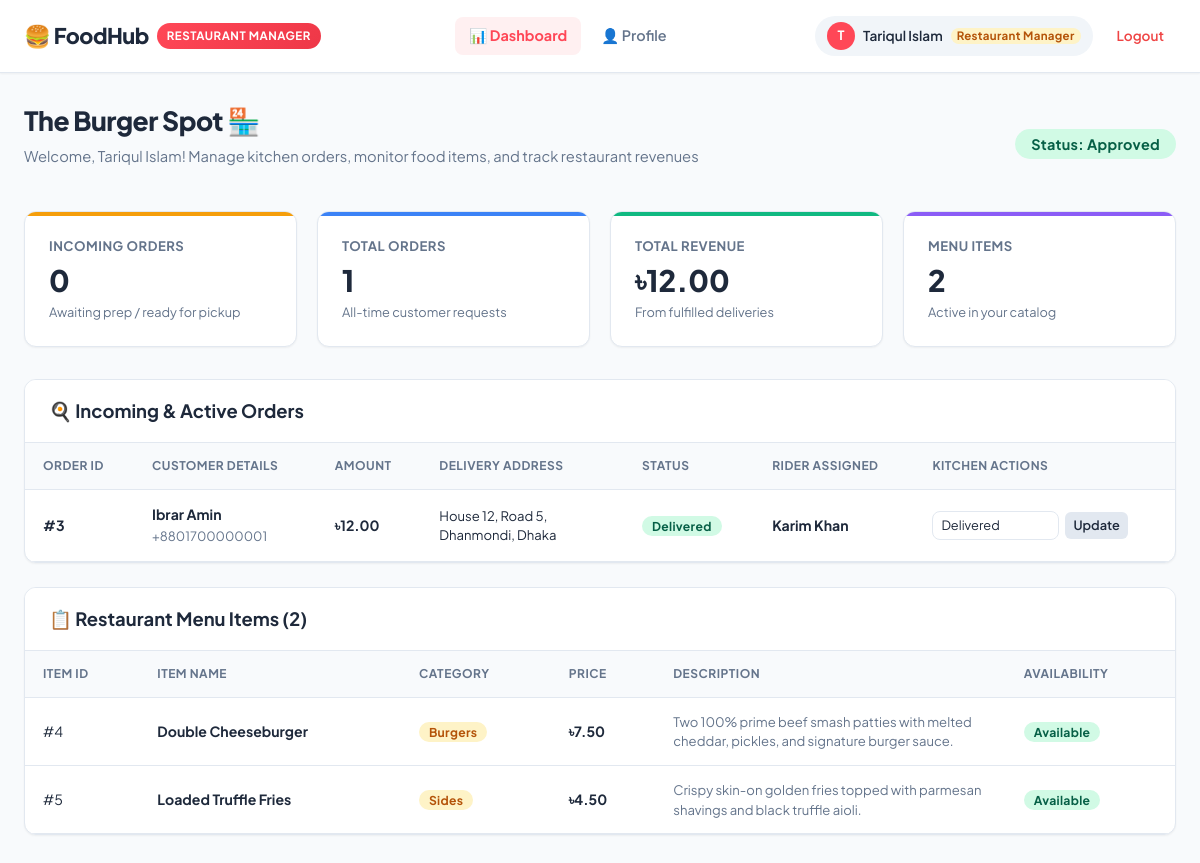
/dashboard.php (signed in), run on the app's committed database.
### tables this page shows
CREATE TABLE restaurants (
    restaurant_id INT AUTO_INCREMENT PRIMARY KEY,
    user_id INT NOT NULL,
    name VARCHAR(150) NOT NULL,
    description TEXT,
    address VARCHAR(255) NOT NULL,
    phone VARCHAR(20),
    status ENUM('Pending', 'Approved', 'Rejected', 'Suspended') DEFAULT 'Pending',
    created_at TIMESTAMP DEFAULT CURRENT_TIMESTAMP,
    updated_at TIMESTAMP DEFAULT CURRENT_TIMESTAMP ON UPDATE CURRENT_TIMESTAMP,
    FOREIGN KEY (user_id) REFERENCES users(user_id) ON DELETE CASCADE
);

CREATE TABLE deliveries (
    delivery_id INT AUTO_INCREMENT PRIMARY KEY,
    order_id INT NOT NULL UNIQUE,
    rider_id INT NULL,
    delivery_status ENUM('Pending Assignment', 'Assigned', 'Picked Up', 'Delivered', 'Cancelled') DEFAULT 'Pending Assignment',
    assigned_at TIMESTAMP NULL,
    delivered_at TIMESTAMP NULL,
    created_at TIMESTAMP DEFAULT CURRENT_TIMESTAMP,
    updated_at TIMESTAMP DEFAULT CURRENT_TIMESTAMP ON UPDATE CURRENT_TIMESTAMP,
    FOREIGN KEY (order_id) REFERENCES orders(order_id) ON DELETE CASCADE,
    FOREIGN KEY (rider_id) REFERENCES users(user_id) ON DELETE SET NULL
);

CREATE TABLE orders (
    order_id INT AUTO_INCREMENT PRIMARY KEY,
    customer_id INT NOT NULL,
    restaurant_id INT NOT NULL,
    total_amount DECIMAL(10, 2) NOT NULL,
    order_status ENUM('Pending', 'Preparing', 'Ready for Delivery', 'Out for Delivery', 'Delivered', 'Cancelled') DEFAULT 'Pending',
    delivery_address TEXT NOT NULL,
    payment_method VARCHAR(50) DEFAULT 'Cash on Delivery',
    payment_status ENUM('Unpaid', 'Paid') DEFAULT 'Unpaid',
    created_at TIMESTAMP DEFAULT CURRENT_TIMESTAMP,
    updated_at TIMESTAMP DEFAULT CURRENT_TIMESTAMP ON UPDATE CURRENT_TIMESTAMP,
    FOREIGN KEY (customer_id) REFERENCES users(user_id) ON DELETE CASCADE,
    FOREIGN KEY (restaurant_id) REFERENCES restaurants(restaurant_id) ON DELETE CASCADE
);

CREATE TABLE users (
    user_id INT AUTO_INCREMENT PRIMARY KEY,
    name VARCHAR(100) NOT NULL,
    username VARCHAR(50) NOT NULL UNIQUE,
    email VARCHAR(100) NOT NULL UNIQUE,
    phone VARCHAR(20) NULL,
    role ENUM('Administrator', 'Customer', 'Restaurant Manager', 'Rider') NOT NULL DEFAULT 'Customer',
    password VARCHAR(255) NOT NULL,
    address TEXT NULL,
    status ENUM('Active', 'Inactive', 'Suspended') NOT NULL DEFAULT 'Active',
    created_at TIMESTAMP DEFAULT CURRENT_TIMESTAMP,
    updated_at TIMESTAMP DEFAULT CURRENT_TIMESTAMP ON UPDATE CURRENT_TIMESTAMP
);

CREATE TABLE food_items (
    item_id INT AUTO_INCREMENT PRIMARY KEY,
    restaurant_id INT NOT NULL,
    name VARCHAR(150) NOT NULL,
    description TEXT,
    price DECIMAL(10, 2) NOT NULL,
    category VARCHAR(50) DEFAULT 'Main Course',
    status ENUM('Available', 'Unavailable') DEFAULT 'Available',
    created_at TIMESTAMP DEFAULT CURRENT_TIMESTAMP,
    updated_at TIMESTAMP DEFAULT CURRENT_TIMESTAMP ON UPDATE CURRENT_TIMESTAMP,
    FOREIGN KEY (restaurant_id) REFERENCES restaurants(restaurant_id) ON DELETE CASCADE
);

### controllers/dashboard_controller.php (called while the page is built, shortened)
<?php
require_once __DIR__ . '/../config/db.php';
require_once __DIR__ . '/../models/restaurant_model.php';
require_once __DIR__ . '/../models/order_model.php';
$user_id = intval($_SESSION['user_id']);
$user_role = normalize_role($_SESSION['role'] ?? 'Customer');
$user_name = $_SESSION['name'] ?? $_SESSION['username'] ?? 'User';
if ($user_role === 'Customer') {
    $customer_stats = get_customer_order_stats($conn, $user_id);
    $my_orders = get_orders_by_customer_id($conn, $user_id);
    $partner_restaurants = get_approved_restaurants($conn, 6);
}
elseif ($user_role === 'Restaurant Manager') {
    $my_restaurant = get_restaurant_by_manager_id($conn, $user_id);
    if ($my_restaurant) {
        $restaurant_id = intval($my_restaurant['restaurant_id']);
        $manager_stats = get_manager_stats($conn, $restaurant_id);
        $restaurant_orders = get_orders_by_restaurant_id($conn, $restaurant_id);
        $menu_items = get_food_items_by_restaurant($conn, $restaurant_id);
    } else {
        $manager_stats = ['total_orders' => 0, 'incoming_orders' => 0, 'completed_orders' => 0, 'total_revenue' => 0.0, 'total_items' => 0];
        $restaurant_orders = [];
        $menu_items = [];
    }
}
elseif ($user_role === 'Administrator') {
    require_once __DIR__ . '/admin/dashboard_controller.php';
}

### models/restaurant_model.php (called while the page is built, shortened)
<?php
function get_restaurant_by_manager_id($conn, $user_id) {
    $user_id = intval($user_id);
    $stmt = mysqli_prepare($conn, "SELECT * FROM restaurants WHERE user_id = ? LIMIT 1");
    mysqli_stmt_bind_param($stmt, "i", $user_id);
    mysqli_stmt_execute($stmt);
    $result = mysqli_stmt_get_result($stmt);
    $restaurant = ($result && mysqli_num_rows($result) > 0) ? mysqli_fetch_assoc($result) : null;
    return $restaurant;
}
function get_food_items_by_restaurant($conn, $restaurant_id) {
    $restaurant_id = intval($restaurant_id);
    $stmt = mysqli_prepare($conn, "SELECT * FROM food_items WHERE restaurant_id = ? ORDER BY category ASC, name ASC");
    mysqli_stmt_bind_param($stmt, "i", $restaurant_id);
    mysqli_stmt_execute($stmt);
    $result = mysqli_stmt_get_result($stmt);
    $items = [];
    if ($result) {
        while ($row = mysqli_fetch_assoc($result)) {
            $items[] = $row;
        }
    }
    return $items;
}

### models/order_model.php (called while the page is built, shortened)
<?php
function get_orders_by_restaurant_id($conn, $restaurant_id) {
    $restaurant_id = intval($restaurant_id);
    $stmt = mysqli_prepare($conn, "
        SELECT
            o.order_id,
            o.total_amount,
            o.order_status,
            o.delivery_address,
            o.payment_method,
            o.payment_status,
            o.created_at,
            u.name AS customer_name,
            u.phone AS customer_phone,
            d.delivery_status,
            rider.name AS rider_name,
            rider.phone AS rider_phone
        FROM orders o
        JOIN users u ON o.customer_id = u.user_id
        LEFT JOIN deliveries d ON o.order_id = d.order_id
        LEFT JOIN users rider ON d.rider_id = rider.user_id
        WHERE o.restaurant_id = ?
        ORDER BY o.order_id DESC
    ");
    mysqli_stmt_bind_param($stmt, "i", $restaurant_id);
    mysqli_stmt_execute($stmt);
    $result = mysqli_stmt_get_result($stmt);
    $orders = [];
    if ($result) {
        while ($row = mysqli_fetch_assoc($result)) {
            $orders[] = $row;
        }
    }
    return $orders;
}
function get_manager_stats($conn, $restaurant_id) {
    $restaurant_id = intval($restaurant_id);
    $stmt = mysqli_prepare($conn, "
        SELECT
            COUNT(*) AS total_orders,
            SUM(CASE WHEN order_status IN ('Pending', 'Preparing', 'Ready for Delivery') THEN 1 ELSE 0 END) AS incoming_orders,
            SUM(CASE WHEN order_status = 'Delivered' THEN 1 ELSE 0 END) AS completed_orders,
            COALESCE(SUM(CASE WHEN order_status != 'Cancelled' THEN total_amount ELSE 0 END), 0) AS total_revenue
        FROM orders
        WHERE restaurant_id = ?
    ");
    $stats = ['total_orders' => 0, 'incoming_orders' => 0, 'completed_orders' => 0, 'total_revenue' => 0.0, 'total_items' => 0];
    if ($stmt) {
        mysqli_stmt_bind_param($stmt, "i", $restaurant_id);
        mysqli_stmt_execute($stmt);
        $res = mysqli_stmt_get_result($stmt);
        if ($res && $row = mysqli_fetch_assoc($res)) {
            $stats['total_orders']     = intval($row['total_orders'] ?? 0);
            $stats['incoming_orders']  = intval($row['incoming_orders'] ?? 0);
            $stats['completed_orders'] = intval($row['completed_orders'] ?? 0);
            $stats['total_revenue']    = floatval($row['total_revenue'] ?? 0.0);
        }
    }
    $stmt2 = mysqli_prepare($conn, "SELECT COUNT(*) AS total_items FROM food_items WHERE restaurant_id = ?");
    if ($stmt2) {
        mysqli_stmt_bind_param($stmt2, "i", $restaurant_id);
        mysqli_stmt_execute($stmt2);
        $res2 = mysqli_stmt_get_result($stmt2);
        if ($res2 && $row2 = mysqli_fetch_assoc($res2)) {
            $stats['total_items'] = intval($row2['total_items'] ?? 0);
        }
    }
    return $stats;
}

### views/manager/dashboard.php (the view, shortened to what this page needs)
<?php
require_once __DIR__ . '/../partials/header.php';
require_once __DIR__ . '/../partials/navbar.php';
?>
<div class="main-wrapper">
    <div class="page-header">
        <div>
            <h1 class="page-title">
                <?php echo $my_restaurant ? htmlspecialchars($my_restaurant['name']) : 'Restaurant Management'; ?> 🏪
            </h1>
            <p class="page-subtitle">Welcome, <?php echo htmlspecialchars($user_name); ?>! Manage kitchen orders, monitor food items, and track restaurant revenues</p>
        </div>
        <div>
            <?php if ($my_restaurant): ?>
                <span class="badge badge-active" style="font-size: 0.9rem; padding: 8px 16px;">Status: <?php echo htmlspecialchars($my_restaurant['status']); ?></span>
            <?php endif; ?>
        </div>
    </div>
    <div class="stats-grid">
        <div class="stat-card" style="--card-accent: #f59e0b;">
            <div class="stat-title">Incoming Orders</div>
            <div class="stat-value"><?php echo number_format($manager_stats['incoming_orders']); ?></div>
            <div class="stat-desc">Awaiting prep / ready for pickup</div>
        </div>
        <div class="stat-card" style="--card-accent: #3b82f6;">
            <div class="stat-title">Total Orders</div>
            <div class="stat-value"><?php echo number_format($manager_stats['total_orders']); ?></div>
            <div class="stat-desc">All-time customer requests</div>
        </div>
        <div class="stat-card" style="--card-accent: #10b981;">
            <div class="stat-title">Total Revenue</div>
            <div class="stat-value">৳<?php echo number_format($manager_stats['total_revenue'], 2); ?></div>
            <div class="stat-desc">From fulfilled deliveries</div>
        </div>
        <div class="stat-card" style="--card-accent: #8b5cf6;">
            <div class="stat-title">Menu Items</div>
            <div class="stat-value"><?php echo number_format($manager_stats['total_items']); ?></div>
            <div class="stat-desc">Active in your catalog</div>
        </div>
    </div>
    <div class="card" style="margin-bottom: 24px;">
        <div class="card-header">
            <h2 class="card-title">🍳 Incoming & Active Orders</h2>
        </div>
        <div class="table-responsive">
            <table class="data-table">
                <thead>
                    <tr>
                        <th>Order ID</th>
                        <th>Customer Details</th>
                        <th>Amount</th>
                        <th>Delivery Address</th>
                        <th>Status</th>
                        <th>Rider Assigned</th>
                        <th>Kitchen Actions</th>
                    </tr>
                </thead>
                <tbody>
                    <?php if (!empty($restaurant_orders)): ?>
                        <?php foreach ($restaurant_orders as $ord): ?>
                        <tr>
                            <td><strong>#<?php echo $ord['order_id']; ?></strong></td>
                            <td>
                                <strong><?php echo htmlspecialchars($ord['customer_name']); ?></strong><br>
                                <span style="font-size: 0.8rem; color: var(--text-muted);"><?php echo htmlspecialchars($ord['customer_phone'] ?? ''); ?></span>
                            </td>
                            <td><strong>৳<?php echo number_format((float)$ord['total_amount'], 2); ?></strong></td>
                            <td style="max-width: 180px; font-size: 0.82rem;"><?php echo htmlspecialchars($ord['delivery_address']); ?></td>
                            <td>
                                <?php
                                $st = $ord['order_status'];
                                $badgeClass = 'badge-pending';
                                if ($st === 'Delivered') $badgeClass = 'badge-delivered';
                                elseif ($st === 'Cancelled') $badgeClass = 'badge-cancelled';
                                elseif ($st === 'Preparing' || $st === 'Out for Delivery' || $st === 'Ready for Delivery') $badgeClass = 'badge-rider';
                                ?>
                                <span class="badge <?php echo $badgeClass; ?>"><?php echo htmlspecialchars($st); ?></span>
                            </td>
                            <td>
                                <?php if (!empty($ord['rider_name'])): ?>
                                    <strong><?php echo htmlspecialchars($ord['rider_name']); ?></strong>
                                <?php else: ?>
                                    <span style="color: var(--text-muted); font-size: 0.8rem;">Unassigned</span>
                                <?php endif; ?>
                            </td>
                            <td>
                                <form action="<?php echo htmlspecialchars($_SERVER['PHP_SELF']); ?>" method="POST" style="display: flex; gap: 6px; align-items: center;">
                                    <select name="new_status" class="form-control form-control-sm" style="width: auto; padding: 4px 8px; font-size: 0.8rem;">
                                        <option value="Delivered" <?php echo ($ord['order_status'] === 'Delivered') ? 'selected' : ''; ?>>Delivered</option>
                                    </select>
                                    <button type="submit" class="btn btn-secondary btn-sm" style="padding: 4px 8px; font-size: 0.8rem;">Update</button>
                                </form>
                            </td>
                        </tr>
                        <?php endforeach; ?>
                    <?php endif; ?>
                </tbody>
            </table>
        </div>
    </div>
    <div class="card">
        <div class="card-header">
            <h2 class="card-title">📋 Restaurant Menu Items (<?php echo count($menu_items); ?>)</h2>
        </div>
        <div class="table-responsive">
            <table class="data-table">
                <thead>
                    <tr>
                        <th>Item ID</th>
                        <th>Item Name</th>
                        <th>Category</th>
                        <th>Price</th>
                        <th>Description</th>
                        <th>Availability</th>
                    </tr>
                </thead>
                <tbody>
                    <?php if (!empty($menu_items)): ?>
                        <?php foreach ($menu_items as $item): ?>
                        <tr>
                            <td>#<?php echo $item['item_id']; ?></td>
                            <td><strong><?php echo htmlspecialchars($item['name']); ?></strong></td>
                            <td><span class="badge badge-manager"><?php echo htmlspecialchars($item['category']); ?></span></td>
                            <td><strong>৳<?php echo number_format((float)$item['price'], 2); ?></strong></td>
                            <td style="max-width: 250px; font-size: 0.82rem; color: var(--text-muted);"><?php echo htmlspecialchars($item['description'] ?? '—'); ?></td>
                            <td>
                                <span class="badge <?php echo ($item['status'] === 'Available') ? 'badge-active' : 'badge-inactive'; ?>">
                                    <?php echo htmlspecialchars($item['status']); ?>
                                </span>
                            </td>
                        </tr>
                        <?php endforeach; ?>
                    <?php endif; ?>
                </tbody>
            </table>
        </div>
    </div>
</div>
<?php require_once __DIR__ . '/../partials/footer.php'; ?>

### data on the page
restaurants: name "The Burger Spot", status "Approved"
deliveries: order.order_id "3", users.name "Ibrar Amin", users.phone "+8801700000001", order.total_amount "12.00", order.delivery_address "House 12, Road 5, Dhanmondi, Dhaka", order.order_status "Delivered", rider.name "Karim Khan"
food_items: item_id "4", name "Double Cheeseburger", category "Burgers", price "7.50", description "Two 100% prime beef smash patties with melted cheddar, pickles, and signature burger sauce.", status "Available"
food_items: item_id "5", name "Loaded Truffle Fries", category "Sides", price "4.50", description "Crispy skin-on golden fries topped with parmesan shavings and black truffle aioli.", status "Available"

### other printed values
$user_role "RESTAURANT MANAGER"
substr($user_display_name, 0, 1) "T"
$user_display_name "Tariqul Islam"
$user_role "Restaurant Manager"
$user_name "Tariqul Islam"
$manager_stats['incoming_orders'] "0"
$manager_stats['total_orders'] "1"
$manager_stats['total_revenue'] "12.00"
$manager_stats['total_items'] "2"
count($menu_items) "2"
